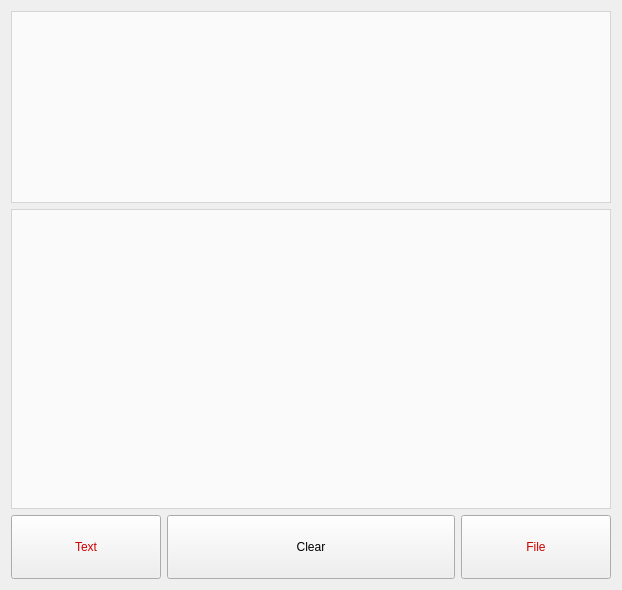
        <widget class="QWidget" name="tab_2">
         <property name="sizePolicy">
          <sizepolicy hsizetype="MinimumExpanding" vsizetype="MinimumExpanding">
           <horstretch>0</horstretch>
           <verstretch>0</verstretch>
          </sizepolicy>
         </property>
         <attribute name="title">
          <string>Data</string>
         </attribute>
         <layout class="QGridLayout" name="gridLayout_8">
          <item row="0" column="3">
           <widget class="QPlainTextEdit" name="sendTextEdit">
            <property name="minimumSize">
             <size>
              <width>600</width>
              <height>50</height>
             </size>
            </property>
            <property name="font">
             <font>
              <family>Sans Serif</family>
              <pointsize>12</pointsize>
              <weight>50</weight>
              <italic>false</italic>
              <bold>false</bold>
             </font>
            </property>
            <property name="styleSheet">
             <string notr="true">background: transparent;
color: rgb(0, 0, 70);
background-color: rgba(255, 255, 255, 180);
font: 12pt &quot;Sans Serif&quot;;
</string>
            </property>
           </widget>
          </item>
          <item row="2" column="3">
           <layout class="QHBoxLayout" name="horizontalLayout_8">
            <item>
             <widget class="QPushButton" name="sendTextButton">
              <property name="sizePolicy">
               <sizepolicy hsizetype="Fixed" vsizetype="Fixed">
                <horstretch>0</horstretch>
                <verstretch>0</verstretch>
               </sizepolicy>
              </property>
              <property name="minimumSize">
               <size>
                <width>150</width>
                <height>64</height>
               </size>
              </property>
              <property name="styleSheet">
               <string notr="true">font: 14pt &quot;Sans Serif&quot;;
background: none;
color: rgb(203, 0, 0);

</string>
              </property>
              <property name="text">
               <string>Text</string>
              </property>
             </widget>
            </item>
            <item>
             <widget class="QPushButton" name="clearReceivedTextButton">
              <property name="minimumSize">
               <size>
                <width>0</width>
                <height>64</height>
               </size>
              </property>
              <property name="styleSheet">
               <string notr="true">font: 14pt &quot;Sans Serif&quot;;
color: rgb(0, 0, 0);
background: none;

</string>
              </property>
              <property name="text">
               <string>Clear</string>
              </property>
             </widget>
            </item>
            <item>
             <widget class="QPushButton" name="chooseFileButton">
              <property name="sizePolicy">
               <sizepolicy hsizetype="Fixed" vsizetype="Fixed">
                <horstretch>0</horstretch>
                <verstretch>0</verstretch>
               </sizepolicy>
              </property>
              <property name="minimumSize">
               <size>
                <width>150</width>
                <height>64</height>
               </size>
              </property>
              <property name="styleSheet">
               <string notr="true">font: 14pt &quot;Sans Serif&quot;;
background: none;
color: rgb(203, 0, 0);
</string>
              </property>
              <property name="text">
               <string>File</string>
              </property>
             </widget>
            </item>
           </layout>
          </item>
          <item row="1" column="3">
           <widget class="QTextEdit" name="receivedTextEdit">
            <property name="minimumSize">
             <size>
              <width>0</width>
              <height>300</height>
             </size>
            </property>
            <property name="styleSheet">
             <string notr="true">background: transparent;
color: rgb(0, 0, 67);
background-color: rgb(255, 255, 255, 180);
font: 12pt &quot;Sans Serif&quot;;
</string>
            </property>
            <property name="readOnly">
             <bool>true</bool>
            </property>
           </widget>
          </item>
         </layout>
        </widget>
